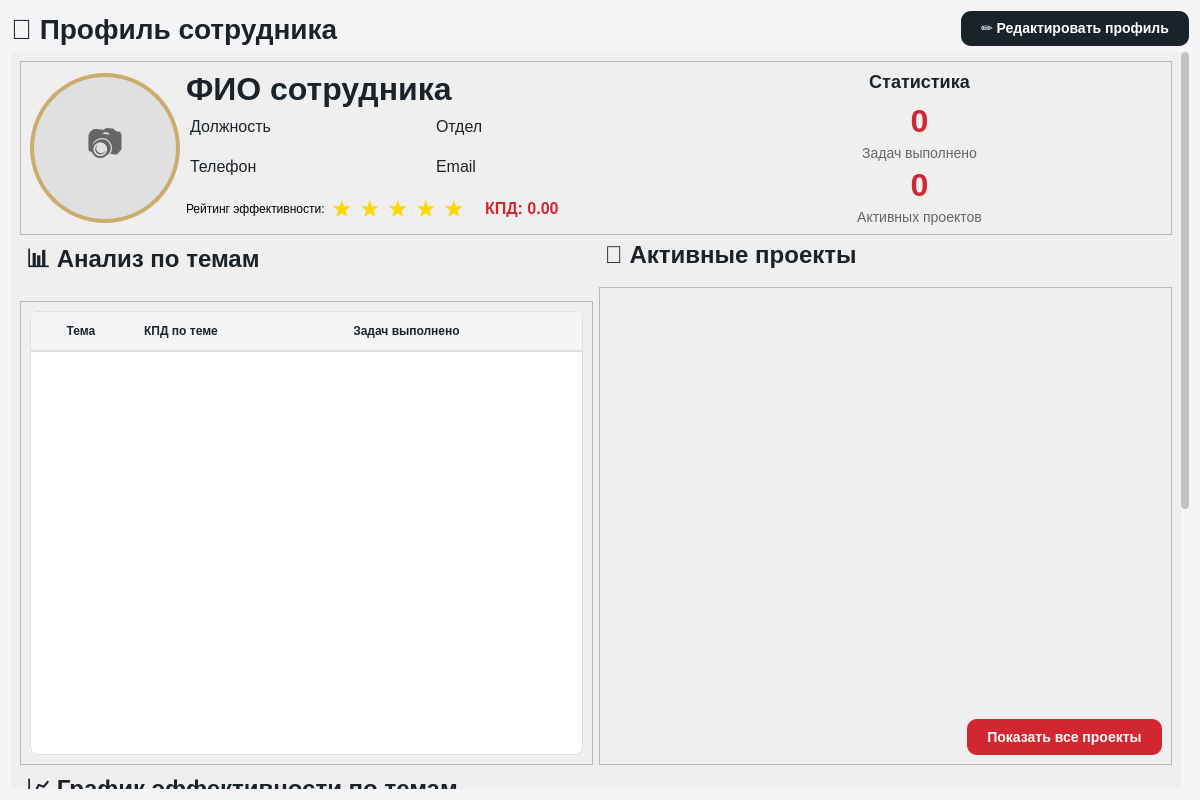
<?xml version="1.0" encoding="UTF-8"?>
<ui version="4.0">
 <class>ProfilePage</class>
 <widget class="QWidget" name="ProfilePage">
  <property name="geometry">
   <rect>
    <x>0</x>
    <y>0</y>
    <width>1200</width>
    <height>800</height>
   </rect>
  </property>
  <property name="styleSheet">
   <string notr="true">/* Основные цвета */
QWidget#ProfilePage {
    background-color: #F5F5F7;
    font-family: 'Segoe UI', Arial;
}

/* Карточки */
QFrame[objectName^=&quot;frameBasicInfo&quot;],
QFrame[objectName^=&quot;frameSkills&quot;],
QFrame[objectName^=&quot;frameProjects&quot;],
QFrame[objectName^=&quot;frameChart&quot;] {
    background-color: white;
    border-radius: 12px;
    border: 1px solid #E0E0E0;
    padding: 20px;
}

/* Заголовки */
QLabel[objectName^=&quot;header&quot;] {
    font-size: 24px;
    font-weight: bold;
    color: #1B232A;
    padding-bottom: 10px;
    border-bottom: 2px solid #ccab6e;
}

QLabel[objectName^=&quot;subheader&quot;] {
    font-size: 18px;
    font-weight: bold;
    color: #1B232A;
    padding-bottom: 5px;
}

/* Прогресс-бары */
QProgressBar {
    border: 1px solid #E0E0E0;
    border-radius: 6px;
    text-align: center;
    background-color: #F5F5F7;
    height: 12px;
}

QProgressBar::chunk {
    background-color: #D22730;
    border-radius: 6px;
}

/* Звезды рейтинга */
QLabel[objectName^=&quot;star&quot;] {
    font-size: 24px;
}

/* Статистика */
QLabel[objectName^=&quot;statValue&quot;] {
    font-size: 32px;
    font-weight: bold;
    color: #D22730;
}

QLabel[objectName^=&quot;statLabel&quot;] {
    font-size: 14px;
    color: #666;
}

/* Информационные поля */
QLabel[objectName^=&quot;infoLabel&quot;] {
    font-size: 14px;
    font-weight: bold;
    color: #666;
    padding: 2px 0px;
}

QLabel[objectName^=&quot;infoValue&quot;] {
    font-size: 16px;
    color: #1B232A;
    padding: 2px 0px;
    padding-bottom: 8px;
}

/* Таблицы */
QTableWidget {
    background-color: white;
    border: 1px solid #E0E0E0;
    border-radius: 8px;
    gridline-color: #E0E0E0;
    selection-background-color: #FFF8E1;
}

QTableWidget::item {
    padding: 8px;
    border-bottom: 1px solid #F0F0F0;
    min-height: 30px;  /* Добавлена минимальная высота для элементов таблицы */
}

QTableWidget::item:selected {
    background-color: #FFF8E1;
    color: black;
}

QHeaderView::section {
    background-color: #F5F5F7;
    padding: 4px;
    border: none;
    border-bottom: 2px solid #E0E0E0;
    font-weight: bold;
    color: #1B232A;
    min-height: 30px;  /* Добавлена минимальная высота для заголовков */
}

/* Скроллбары */
QScrollArea {
    border: none;
    background-color: transparent;
}
QScrollBar:vertical {
    background: #F5F5F5;
    width: 8px;
    border-radius: 4px;
}
QScrollBar::handle:vertical {
    background: #C1C1C1;
    border-radius: 4px;
    min-height: 20px;
}
QScrollBar:horizontal {
    border: none;
    background: #F5F5F5;
    height: 8px;
    margin: 0px;
    border-radius: 4px;
}
QScrollBar::handle:horizontal {
    background: #c1c1c1;
    border-radius: 4px;
    min-width: 20px;
}
QScrollBar::add-line, QScrollBar::sub-line {
    border: none;
    background: none;
}</string>
  </property>
  <layout class="QVBoxLayout" name="verticalLayout">
   <item>
    <layout class="QHBoxLayout" name="horizontalLayout_2">
     <item>
      <widget class="QLabel" name="label_3">
       <property name="styleSheet">
        <string notr="true">QLabel {
    font-size: 28px;
    font-weight: bold;
    color: #1B232A;
}</string>
       </property>
       <property name="text">
        <string>👤 Профиль сотрудника</string>
       </property>
      </widget>
     </item>
     <item>
      <spacer name="horizontalSpacer_3">
       <property name="orientation">
        <enum>Qt::Orientation::Horizontal</enum>
       </property>
       <property name="sizeHint" stdset="0">
        <size>
         <width>40</width>
         <height>20</height>
        </size>
       </property>
      </spacer>
     </item>
     <item>
      <widget class="QPushButton" name="btnEditProfile">
       <property name="minimumSize">
        <size>
         <width>0</width>
         <height>35</height>
        </size>
       </property>
       <property name="styleSheet">
        <string notr="true">QPushButton {
    background-color: #1B232A;
    color: white;
    border: none;
    border-radius: 10px;
    padding: 8px 20px;
    font-size: 14px;
    font-weight: bold;
}
QPushButton:hover {
    background-color: #D9D9D6;
    color: black;
}
QPushButton:pressed {
    background-color: #B8B8B5;
}</string>
       </property>
       <property name="text">
        <string>✏️ Редактировать профиль</string>
       </property>
      </widget>
     </item>
    </layout>
   </item>
   <item>
    <widget class="QScrollArea" name="scrollArea">
     <property name="widgetResizable">
      <bool>true</bool>
     </property>
     <widget class="QWidget" name="scrollAreaWidgetContents">
      <property name="geometry">
       <rect>
        <x>0</x>
        <y>0</y>
        <width>1163</width>
        <height>900</height>
       </rect>
      </property>
      <layout class="QVBoxLayout" name="verticalLayout_2">
       <item>
        <widget class="QFrame" name="frameBasicInfo">
         <property name="frameShape">
          <enum>QFrame::Shape::StyledPanel</enum>
         </property>
         <property name="frameShadow">
          <enum>QFrame::Shadow::Raised</enum>
         </property>
         <layout class="QHBoxLayout" name="horizontalLayout_3">
          <item>
           <widget class="QFrame" name="frameAvatar">
            <property name="minimumSize">
             <size>
              <width>150</width>
              <height>150</height>
             </size>
            </property>
            <property name="maximumSize">
             <size>
              <width>150</width>
              <height>150</height>
             </size>
            </property>
            <property name="styleSheet">
             <string notr="true">QFrame#frameAvatar {
    background-color: #E0E0E0;
    border-radius: 75px;
    border: 4px solid #ccab6e;
}</string>
            </property>
            <layout class="QVBoxLayout" name="verticalLayout_3">
             <property name="spacing">
              <number>2</number>
             </property>
             <property name="leftMargin">
              <number>0</number>
             </property>
             <property name="topMargin">
              <number>5</number>
             </property>
             <property name="rightMargin">
              <number>0</number>
             </property>
             <property name="bottomMargin">
              <number>5</number>
             </property>
             <item>
              <widget class="QLabel" name="labelPhoto">
               <property name="minimumSize">
                <size>
                 <width>142</width>
                 <height>110</height>
                </size>
               </property>
               <property name="maximumSize">
                <size>
                 <width>142</width>
                 <height>110</height>
                </size>
               </property>
               <property name="font">
                <font>
                 <pointsize>27</pointsize>
                </font>
               </property>
               <property name="styleSheet">
                <string notr="true">QLabel#labelPhoto {
    font-size: 36px;
    text-align: center;
    color: #666;
    background-color: transparent;
    border: none;
    border-radius: 0px;
}</string>
               </property>
               <property name="text">
                <string>📷</string>
               </property>
               <property name="alignment">
                <set>Qt::AlignmentFlag::AlignCenter</set>
               </property>
              </widget>
             </item>
            </layout>
           </widget>
          </item>
          <item>
           <layout class="QGridLayout" name="gridLayout">
            <item row="0" column="0" colspan="2">
             <widget class="QLabel" name="labelFullName">
              <property name="styleSheet">
               <string notr="true">QLabel {
    font-size: 32px;
    font-weight: bold;
    color: #1B232A;
}</string>
              </property>
              <property name="text">
               <string>ФИО сотрудника</string>
              </property>
             </widget>
            </item>
            <item row="1" column="0">
             <widget class="QLabel" name="labelPosition">
              <property name="styleSheet">
               <string notr="true">QLabel {
    font-size: 16px;
    color: #1B232A;
    padding: 2px 0px;
    padding-bottom: 8px;
}</string>
              </property>
              <property name="text">
               <string>Должность</string>
              </property>
             </widget>
            </item>
            <item row="1" column="1">
             <widget class="QLabel" name="labelDepartment">
              <property name="styleSheet">
               <string notr="true">QLabel {
    font-size: 16px;
    color: #1B232A;
    padding: 2px 0px;
    padding-bottom: 8px;
}</string>
              </property>
              <property name="text">
               <string>Отдел</string>
              </property>
             </widget>
            </item>
            <item row="2" column="0">
             <widget class="QLabel" name="labelPhone">
              <property name="styleSheet">
               <string notr="true">QLabel {
    font-size: 16px;
    color: #1B232A;
    padding: 2px 0px;
    padding-bottom: 8px;
}</string>
              </property>
              <property name="text">
               <string>Телефон</string>
              </property>
             </widget>
            </item>
            <item row="2" column="1">
             <widget class="QLabel" name="labelEmail">
              <property name="styleSheet">
               <string notr="true">QLabel {
    font-size: 16px;
    color: #1B232A;
    padding: 2px 0px;
    padding-bottom: 8px;
}</string>
              </property>
              <property name="text">
               <string>Email</string>
              </property>
             </widget>
            </item>
            <item row="3" column="0" colspan="2">
             <layout class="QHBoxLayout" name="horizontalLayout_4">
              <item>
               <widget class="QLabel" name="labelRating">
                <property name="text">
                 <string>Рейтинг эффективности:</string>
                </property>
               </widget>
              </item>
              <item>
               <widget class="QLabel" name="star1">
                <property name="styleSheet">
                 <string notr="true">QLabel {
    font-size: 24px;
    color: #FFD700;
}</string>
                </property>
                <property name="text">
                 <string>★</string>
                </property>
               </widget>
              </item>
              <item>
               <widget class="QLabel" name="star2">
                <property name="styleSheet">
                 <string notr="true">QLabel {
    font-size: 24px;
    color: #FFD700;
}</string>
                </property>
                <property name="text">
                 <string>★</string>
                </property>
               </widget>
              </item>
              <item>
               <widget class="QLabel" name="star3">
                <property name="styleSheet">
                 <string notr="true">QLabel {
    font-size: 24px;
    color: #FFD700;
}</string>
                </property>
                <property name="text">
                 <string>★</string>
                </property>
               </widget>
              </item>
              <item>
               <widget class="QLabel" name="star4">
                <property name="styleSheet">
                 <string notr="true">QLabel {
    font-size: 24px;
    color: #FFD700;
}</string>
                </property>
                <property name="text">
                 <string>★</string>
                </property>
               </widget>
              </item>
              <item>
               <widget class="QLabel" name="star5">
                <property name="styleSheet">
                 <string notr="true">QLabel {
    font-size: 24px;
    color: #FFD700;
}</string>
                </property>
                <property name="text">
                 <string>★</string>
                </property>
               </widget>
              </item>
              <item>
               <widget class="QLabel" name="labelKPD">
                <property name="styleSheet">
                 <string notr="true">QLabel {
    font-size: 16px;
    font-weight: bold;
    color: #D22730;
    margin-left: 10px;
}</string>
                </property>
                <property name="text">
                 <string>КПД: 0.00</string>
                </property>
               </widget>
              </item>
              <item>
               <spacer name="horizontalSpacer_4">
                <property name="orientation">
                 <enum>Qt::Orientation::Horizontal</enum>
                </property>
                <property name="sizeHint" stdset="0">
                 <size>
                  <width>40</width>
                  <height>20</height>
                 </size>
                </property>
               </spacer>
              </item>
             </layout>
            </item>
           </layout>
          </item>
          <item>
           <layout class="QVBoxLayout" name="verticalLayout_4">
            <item>
             <widget class="QLabel" name="label_4">
              <property name="styleSheet">
               <string notr="true">QLabel {
    font-size: 18px;
    font-weight: bold;
    color: #1B232A;
    padding-bottom: 5px;
}</string>
              </property>
              <property name="text">
               <string>Статистика</string>
              </property>
              <property name="alignment">
               <set>Qt::AlignmentFlag::AlignCenter</set>
              </property>
             </widget>
            </item>
            <item>
             <widget class="QLabel" name="labelCompletedTasks">
              <property name="styleSheet">
               <string notr="true">QLabel {
    font-size: 32px;
    font-weight: bold;
    color: #D22730;
}</string>
              </property>
              <property name="text">
               <string>0</string>
              </property>
              <property name="alignment">
               <set>Qt::AlignmentFlag::AlignCenter</set>
              </property>
             </widget>
            </item>
            <item>
             <widget class="QLabel" name="label_6">
              <property name="styleSheet">
               <string notr="true">QLabel {
    font-size: 14px;
    color: #666;
}</string>
              </property>
              <property name="text">
               <string>Задач выполнено</string>
              </property>
              <property name="alignment">
               <set>Qt::AlignmentFlag::AlignCenter</set>
              </property>
             </widget>
            </item>
            <item>
             <widget class="QLabel" name="labelActiveProjects">
              <property name="styleSheet">
               <string notr="true">QLabel {
    font-size: 32px;
    font-weight: bold;
    color: #D22730;
}</string>
              </property>
              <property name="text">
               <string>0</string>
              </property>
              <property name="alignment">
               <set>Qt::AlignmentFlag::AlignCenter</set>
              </property>
             </widget>
            </item>
            <item>
             <widget class="QLabel" name="label_8">
              <property name="styleSheet">
               <string notr="true">QLabel {
    font-size: 14px;
    color: #666;
}</string>
              </property>
              <property name="text">
               <string>Активных проектов</string>
              </property>
              <property name="alignment">
               <set>Qt::AlignmentFlag::AlignCenter</set>
              </property>
             </widget>
            </item>
           </layout>
          </item>
         </layout>
        </widget>
       </item>
       <item>
        <layout class="QHBoxLayout" name="horizontalLayout">
         <item>
          <layout class="QVBoxLayout" name="verticalLayout_6">
           <item>
            <widget class="QLabel" name="label_9">
             <property name="styleSheet">
              <string notr="true">QLabel {
    font-size: 24px;
    font-weight: bold;
    color: #1B232A;
    padding-bottom: 10px;
    border-bottom: 2px solid #ccab6e;
}</string>
             </property>
             <property name="text">
              <string>📊 Анализ по темам</string>
             </property>
            </widget>
           </item>
           <item>
            <widget class="QFrame" name="frameSkills">
             <property name="frameShape">
              <enum>QFrame::Shape::StyledPanel</enum>
             </property>
             <property name="frameShadow">
              <enum>QFrame::Shadow::Raised</enum>
             </property>
             <layout class="QVBoxLayout" name="verticalLayout_5">
              <item>
               <widget class="QTableWidget" name="tableSkills">
                <property name="columnCount">
                 <number>3</number>
                </property>
                <attribute name="horizontalHeaderStretchLastSection">
                 <bool>true</bool>
                </attribute>
                <column>
                 <property name="text">
                  <string>Тема</string>
                 </property>
                </column>
                <column>
                 <property name="text">
                  <string>КПД по теме</string>
                 </property>
                </column>
                <column>
                 <property name="text">
                  <string>Задач выполнено</string>
                 </property>
                </column>
               </widget>
              </item>
             </layout>
            </widget>
           </item>
          </layout>
         </item>
         <item>
          <layout class="QVBoxLayout" name="verticalLayout_7">
           <item>
            <widget class="QLabel" name="label_10">
             <property name="styleSheet">
              <string notr="true">QLabel {
    font-size: 24px;
    font-weight: bold;
    color: #1B232A;
    padding-bottom: 10px;
    border-bottom: 2px solid #ccab6e;
}</string>
             </property>
             <property name="text">
              <string>🚀 Активные проекты</string>
             </property>
            </widget>
           </item>
           <item>
            <widget class="QFrame" name="frameProjects">
             <property name="minimumSize">
              <size>
               <width>0</width>
               <height>478</height>
              </size>
             </property>
             <property name="maximumSize">
              <size>
               <width>16777215</width>
               <height>478</height>
              </size>
             </property>
             <property name="frameShape">
              <enum>QFrame::Shape::StyledPanel</enum>
             </property>
             <property name="frameShadow">
              <enum>QFrame::Shadow::Raised</enum>
             </property>
             <layout class="QVBoxLayout" name="verticalLayout_8">
              <item>
               <widget class="QScrollArea" name="scrollAreaProjects">
                <property name="frameShape">
                 <enum>QFrame::Shape::NoFrame</enum>
                </property>
                <property name="widgetResizable">
                 <bool>true</bool>
                </property>
                <widget class="QWidget" name="scrollAreaProjectsContents">
                 <property name="geometry">
                  <rect>
                   <x>0</x>
                   <y>0</y>
                   <width>524</width>
                   <height>254</height>
                  </rect>
                 </property>
                 <layout class="QVBoxLayout" name="verticalLayout_9">
                  <property name="leftMargin">
                   <number>0</number>
                  </property>
                  <property name="topMargin">
                   <number>0</number>
                  </property>
                  <property name="rightMargin">
                   <number>0</number>
                  </property>
                  <property name="bottomMargin">
                   <number>0</number>
                  </property>
                  <item>
                   <widget class="QWidget" name="projectsContainer" native="true">
                    <layout class="QVBoxLayout" name="projectsLayout">
                     <property name="spacing">
                      <number>10</number>
                     </property>
                     <property name="leftMargin">
                      <number>0</number>
                     </property>
                     <property name="topMargin">
                      <number>0</number>
                     </property>
                     <property name="rightMargin">
                      <number>0</number>
                     </property>
                     <property name="bottomMargin">
                      <number>0</number>
                     </property>
                    </layout>
                   </widget>
                  </item>
                 </layout>
                </widget>
               </widget>
              </item>
              <item>
               <layout class="QHBoxLayout" name="horizontalLayout_9">
                <item>
                 <spacer name="horizontalSpacer_8">
                  <property name="orientation">
                   <enum>Qt::Orientation::Horizontal</enum>
                  </property>
                  <property name="sizeHint" stdset="0">
                   <size>
                    <width>40</width>
                    <height>20</height>
                   </size>
                  </property>
                 </spacer>
                </item>
                <item>
                 <widget class="QPushButton" name="btnCompletedProjects">
                  <property name="styleSheet">
                   <string notr="true">QPushButton {
    background-color: #D22730;
    color: white;
    border-radius: 10px;
    font-weight: bold;
    font-size: 14px;
    border: none;
    padding: 10px 20px;
}
QPushButton:hover {
    background-color: #862633;
}
QPushButton:pressed {
    background-color: #6a1e29;
}</string>
                  </property>
                  <property name="text">
                   <string>Показать все проекты</string>
                  </property>
                 </widget>
                </item>
               </layout>
              </item>
             </layout>
            </widget>
           </item>
          </layout>
         </item>
        </layout>
       </item>
       <item>
        <widget class="QLabel" name="label_11">
         <property name="styleSheet">
          <string notr="true">QLabel {
    font-size: 24px;
    font-weight: bold;
    color: #1B232A;
    padding-bottom: 10px;
    border-bottom: 2px solid #ccab6e;
}</string>
         </property>
         <property name="text">
          <string>📈 График эффективности по темам</string>
         </property>
        </widget>
       </item>
       <item>
        <widget class="QFrame" name="frameChart">
         <property name="minimumSize">
          <size>
           <width>0</width>
           <height>400</height>
          </size>
         </property>
         <property name="maximumSize">
          <size>
           <width>16777215</width>
           <height>16777215</height>
          </size>
         </property>
         <property name="frameShape">
          <enum>QFrame::Shape::StyledPanel</enum>
         </property>
         <property name="frameShadow">
          <enum>QFrame::Shadow::Raised</enum>
         </property>
         <layout class="QVBoxLayout" name="verticalLayout_12">
          <property name="leftMargin">
           <number>0</number>
          </property>
          <property name="topMargin">
           <number>0</number>
          </property>
          <property name="rightMargin">
           <number>0</number>
          </property>
          <property name="bottomMargin">
           <number>0</number>
          </property>
          <item>
           <widget class="QLabel" name="labelChartPlaceholder">
            <property name="styleSheet">
             <string notr="true">QLabel {
    font-size: 16px;
    color: #666;
    text-align: center;
}</string>
            </property>
            <property name="text">
             <string>[График эффективности по темам]</string>
            </property>
            <property name="alignment">
             <set>Qt::AlignmentFlag::AlignCenter</set>
            </property>
           </widget>
          </item>
         </layout>
        </widget>
       </item>
       <item>
        <spacer name="verticalSpacer">
         <property name="orientation">
          <enum>Qt::Orientation::Vertical</enum>
         </property>
         <property name="sizeHint" stdset="0">
          <size>
           <width>20</width>
           <height>40</height>
          </size>
         </property>
        </spacer>
       </item>
      </layout>
     </widget>
    </widget>
   </item>
  </layout>
 </widget>
 <resources/>
 <connections/>
</ui>
